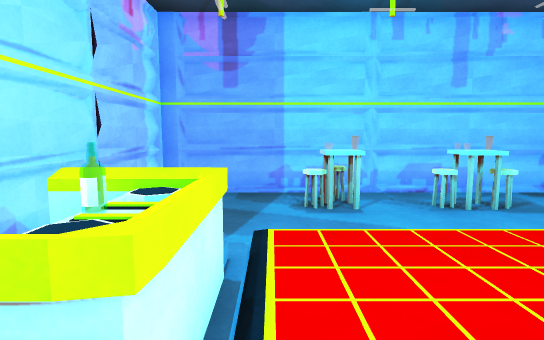
View 1 (above)

14 first-person views from a walk through a scene from a Unity 3-D project. The camera is 1.4 m above the floor, tilts 6° down and sees 80° across. The floor is counted in squares, 1 m on a side. Each view is taken from the middle of a square. On the plan, view 1 faces up. The plan holds only what a view shows up to about 15 squares ahead; the rest is blank. The player character is not drawn. Surface patterns are stand-ins for the level's own textures.

View 2
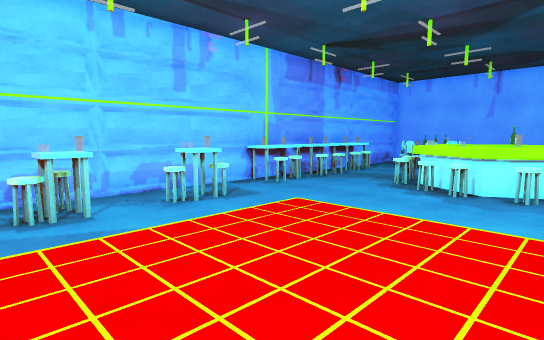

View 3
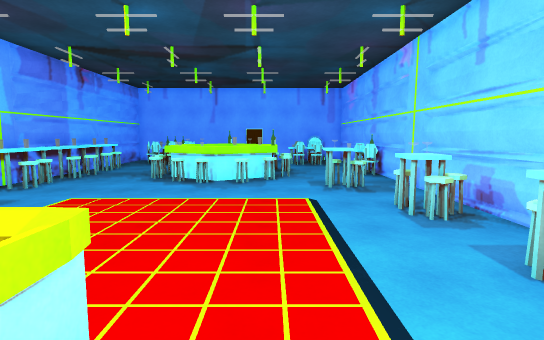

View 4
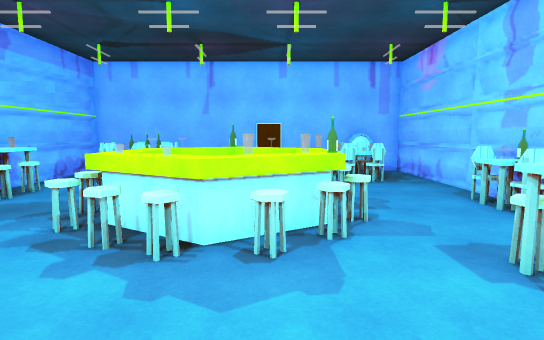

View 5
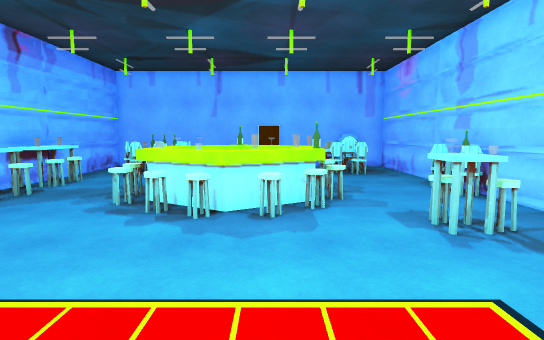

View 6
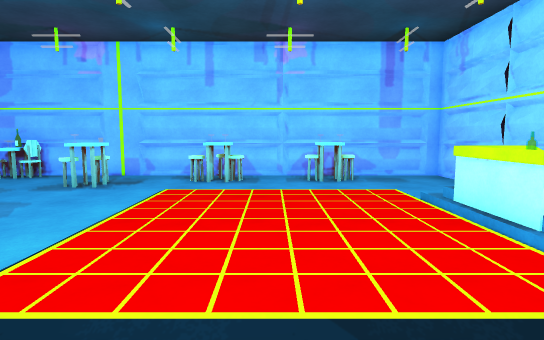

View 7
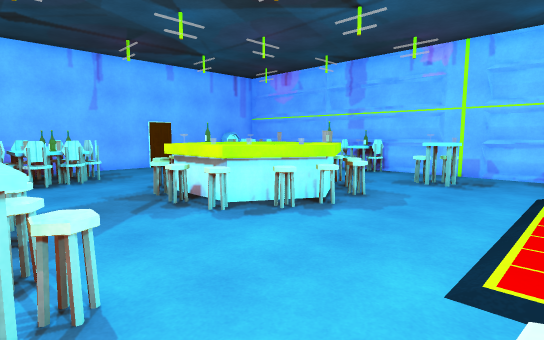

View 8
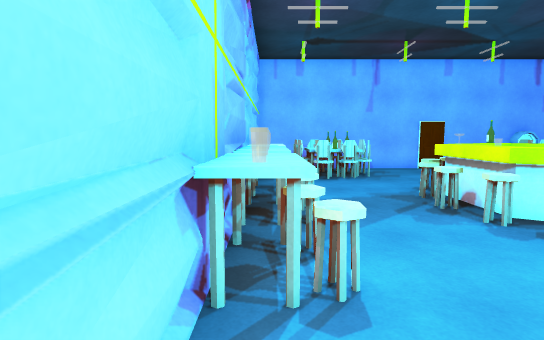

View 9
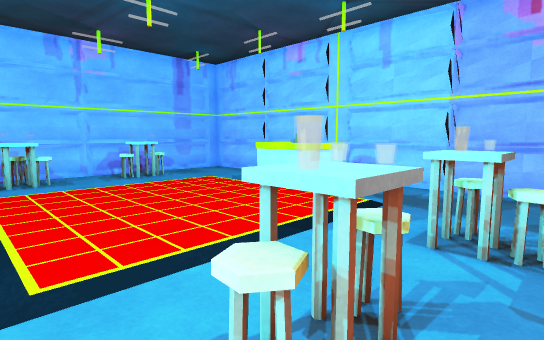

View 10
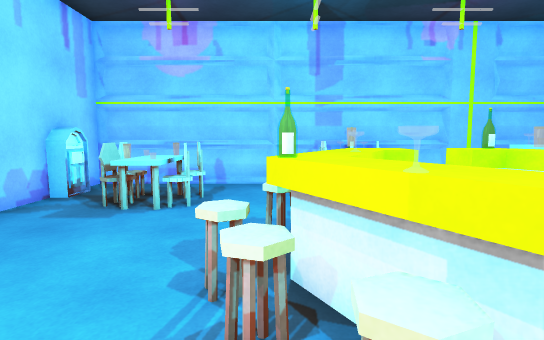

View 11
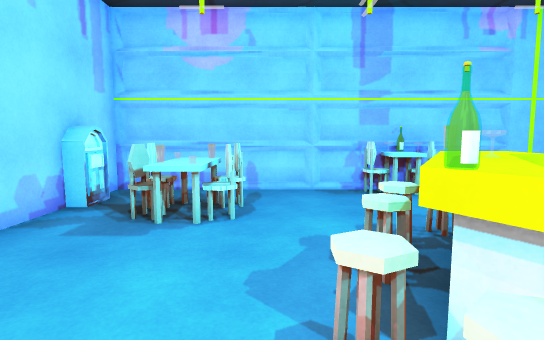

View 12
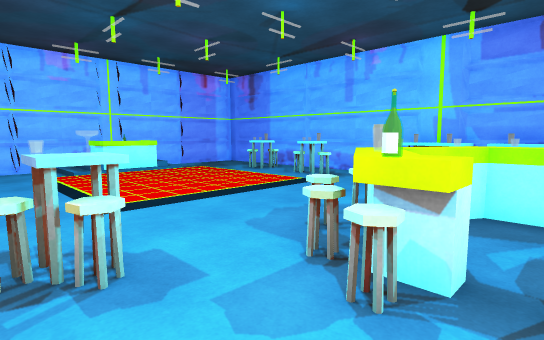

View 13
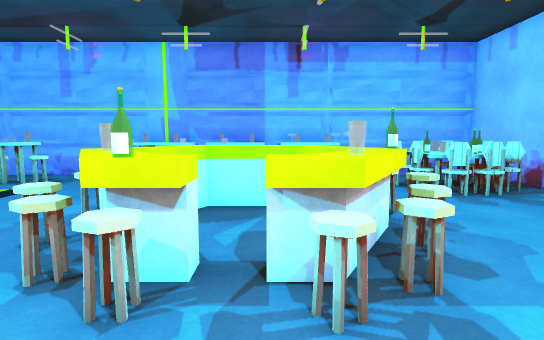

View 14
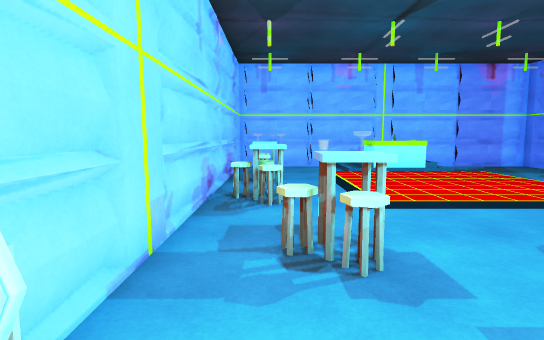

### Floor plan
Key: @ floor where view 1 was taken; # wall or solid block; x gap in a wall; . main floor; : floor 0.25 m higher than the main floor; / step, stairs or slope; ^ raised ledge; S stool; T table; C chair; O other object.
Columns run from 3 left of view 1 to 19 right of it. Each row starts with its distance up from view 1.
  9 #######################
  8 #...S.....TSSSSTSS....#
  7 #...S^.SS..S.SS.S..OCC#
  6 #..................CTC#
  5 #.............SS...CCC#
  4 # /..........SSSSS..C.#
  3 #x^.........SS#. S....#
  2 #:O.........S^..^SS...#
  1 #x^.........S #. S....#
  0 #//@.........SO^S.....#
 -1 #.............SS...CC.#
 -2 #.......... S......CC.#
 -3 #...SS.SS..S.......CC.#
 -4 #..##...S.....CCC.....#
 -5 #######################

Where each view was taken, in squares from view 1:
view 1: 0 up, 0 right, facing up
view 2: 0 up, 0 right, facing up-right
view 3: 0 up, 2 left, facing right
view 4: 1 up, 5 right, facing right
view 5: 1 up, 3 right, facing right
view 6: 7 up, 3 right, facing down
view 7: 8 up, 5 right, facing down-right
view 8: 8 up, 5 right, facing right
view 9: 8 up, 6 right, facing down-left
view 10: 5 up, 14 right, facing down
view 11: 4 up, 15 right, facing down
view 12: 3 down, 12 right, facing up-left
view 13: 3 down, 12 right, facing up
view 14: 3 down, 12 right, facing left
